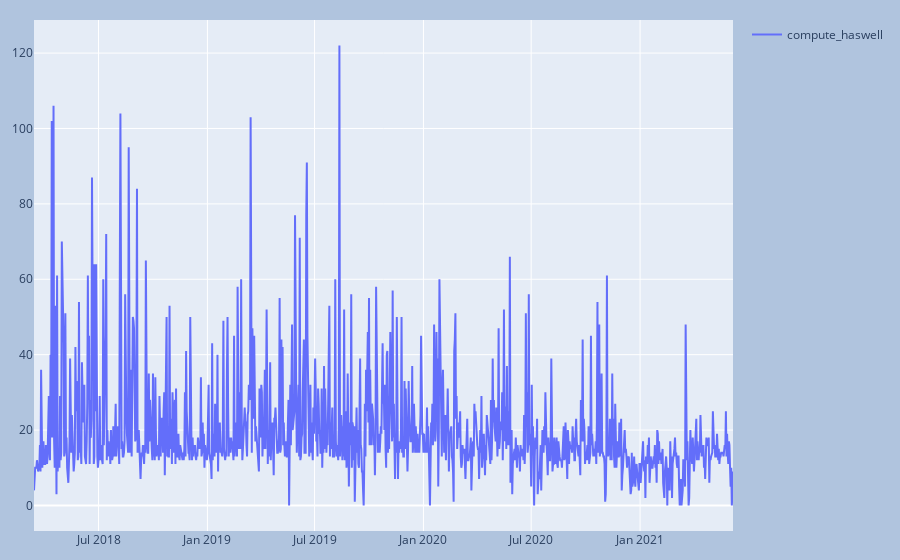

The notebook cell saved with this chart:
### Code cell
node_data = pd.read_csv('%s/on_demand/%s.csv' % (data_src, nt))
node_data.sort_values(by=['start_on'], inplace=True)

plot_rsrc(rs_node_data, nt)

### Figure 1 — Plotly figure (JSON) as saved in the notebook; plotly's stock layout.template omitted (floating-point values rounded to 4 significant figures; data arrays with more than 128 entries replaced by an {"elided": "..."} marker saying what was removed)
{"data": [{"mode": "lines", "name": "compute_haswell", "type": "scatter", "x": {"elided": "1182 str values"}, "y": {"elided": "1182 int values"}}], "layout": {"margin": {"b": 20, "l": 20, "r": 20, "t": 20}, "paper_bgcolor": "LightSteelBlue", "showlegend": true}}
